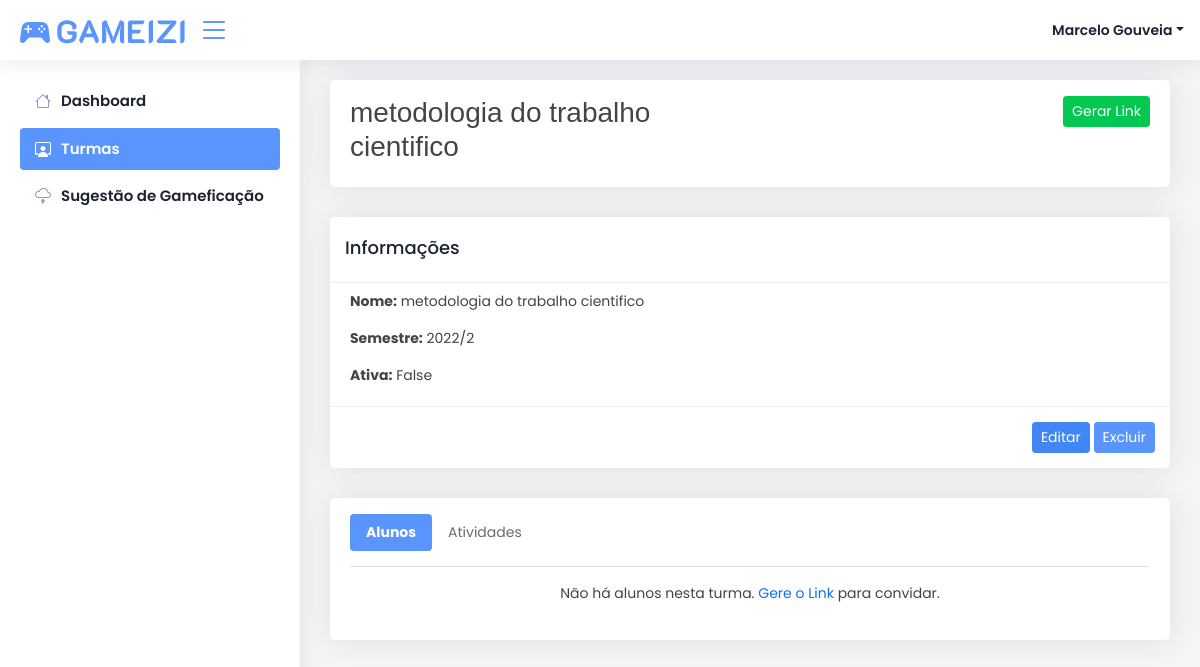
Page /turma/12/ (signed in) on the earlier database version.
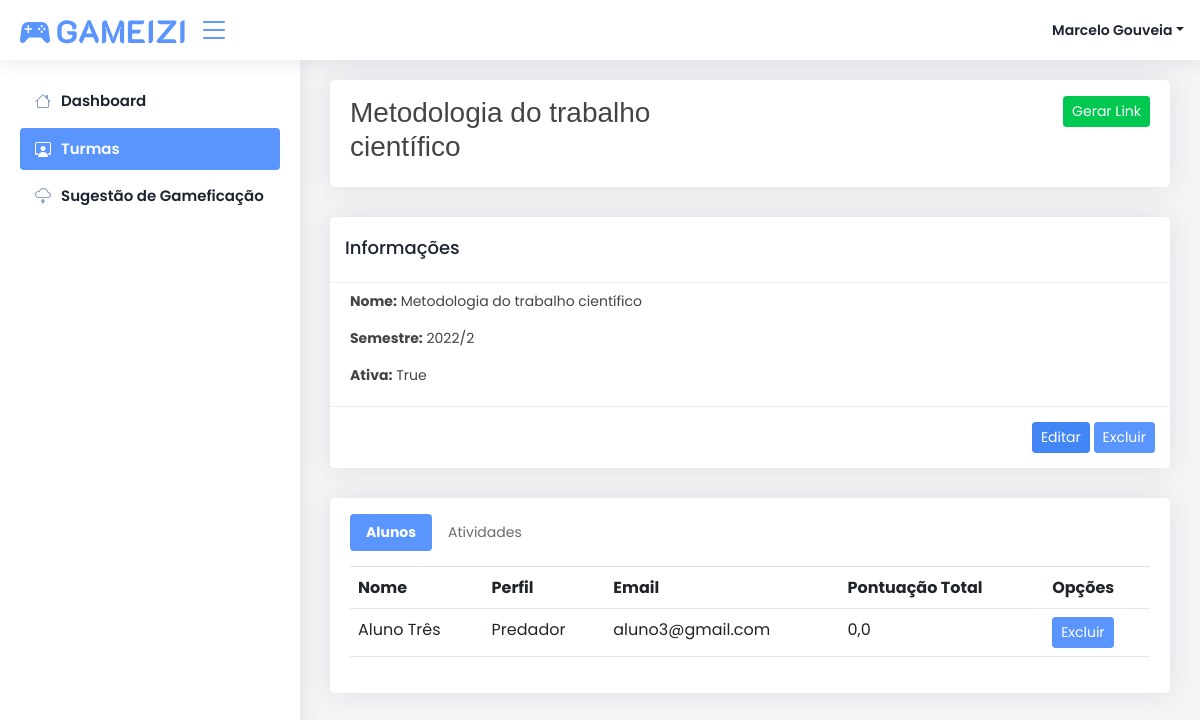
Same page on the later database version.
### core/models.py (models this page shows, shortened)
class Turma(models.Model):
    nome = models.CharField('Nome', max_length=1024)
    criado_em = models.DateField("Criado Em", auto_now_add=True)
    ativa = models.BooleanField('Ativa', default=True)
    semestre = models.CharField("Semestre", max_length=1024)
    hash_convite = models.CharField('Hash Convite', max_length=1024, blank=True, null=True)
    def __str__(self):
        return self.nome

class AlunosTurma(models.Model):
    turma = models.ForeignKey(Turma, on_delete=models.CASCADE)
    aluno = models.ForeignKey(Aluno, on_delete=models.CASCADE)
    pontuacao = models.FloatField('Pontuação', default=0)
    data_criacao = models.DateField("Criado Em", auto_now_add=True)

class Aluno(models.Model):
    usuario = models.ForeignKey(settings.AUTH_USER_MODEL, on_delete=models.CASCADE, null=True, blank=True)
    nome = models.CharField("Nome", max_length=1024, null=False)
    sobrenome = models.CharField("Sobrenome", max_length=1024, null=False)
    pontuacao = models.FloatField("Pontuação", default=0, blank=True, null=True)
    tipo = models.CharField("Tipo", choices=TIPOS_ALUNOS, max_length=1024, default='K', blank=True, null=True)
    confirmado = models.BooleanField('Confirmado', default=False)
    criado_em = models.DateField("Criado Em", auto_now_add=True)
    def obter_perfil(self):
        return rankings[self.tipo]
    def obter_nome_completo(self):
        return self.nome + ' ' + self.sobrenome
    def calcular_pontuacao_total(self, turma):
        try:
            atividades = AlunosAtividade.objects.filter(aluno=self, atividade__turma=turma)
            total = 0
            for atividade in atividades:
                total += atividade.nota
            aluno_turma = AlunosTurma.objects.get(aluno=self, turma=turma)
            aluno_turma.pontuacao = float(total)
            aluno_turma.save()
            return float(total)
        except:
            return 0

### core/views.py (the view)
# urls.py: path('turma/<int:pk>/', views.detalhe_turma, name='detalhe_turma'),
@login_required(login_url='/login')
def detalhe_turma(request, pk):
    try:
        aluno = Aluno.objects.get(usuario=request.user)
        if not aluno.confirmado:
            if request.GET.get('next'):
                return redirect(reverse('core:questionario') + '?next=' + request.GET.get('next'))
            return redirect('core:questionario')
    except:
        pass
    turma = Turma.objects.get(id=pk)
    alunos = AlunosTurma.objects.filter(turma=turma).order_by('aluno__nome')
    data = {
        'pagina': 'Minhas Turmas',
        'turma': turma,
        'alunos_turma': alunos,
        'alunos_ranking': alunos.order_by('-pontuacao'),
        'professores': ProfessoresTurma.objects.filter(turma=turma),
        'atividades': Atividade.objects.filter(turma=turma)
    }
    return render(request, 'core/turmas/detalhe.html', data)

### core/templatetags/filtros.py (called while the page is built)
@register.filter(name='obter_ranking_aluno')
def obter_ranking_aluno(usuario):
    try:
        aluno = Aluno.objects.get(usuario=usuario)
        return rankings[aluno.tipo]
    except:
        return 'Professor'

@register.filter(name='calcular_pontuacao_total')
def calcular_pontuacao_total(aluno, turma):
    return aluno.calcular_pontuacao_total(turma)

### core/templates/core/turmas/detalhe.html (shortened to what the changed rows need)
{% extends 'core/base.html' %}
{% load filtros %}
{% block pagina %}
{{ turma }}
{% endblock pagina %}
{% block conteudo %}
<div class="row">
    <div class="col-12">
        <div class="card p-0 mt-0">
            <div class="card-body pt-2">
                <div class="row">
                    <div class="col-12">
                        <p class="card-text">
                            <strong>Nome:</strong> {{ turma.nome }}
                        </p>
                        <p class="card-text">
                            <strong>Semestre:</strong> {{ turma.semestre }}
                        </p>
                        <p class="card-text">
                            <strong>Ativa:</strong> {{ turma.ativa }}
                        </p>
                    </div>
                </div>
            </div>
        </div>
    </div>
    <div class="col-12">
        <div class="card mt-0">
            <div class="card-body pt-3">
                <div class="tab-content" id="myTabContent">
                    <div class="tab-pane fade show active" id="alunos" role="tabpanel" aria-labelledby="alunos-tab">
                        {% if alunos_turma %}
                        <div class="row">
                            <div class="col-12">
                                <table class="table" id="alunos-table">
                                    <div class="thead">
                                        <th>Nome</th>
                                        <th>Perfil</th>
                                        <th>Email</th>
                                        <th>Pontuação Total</th>
                                        {% if user.is_superuser %}
                                            <th>Opções</th>
                                        {% endif %}
                                    </div>
                                    <div class="tbody">
                                        {% for aluno_turma in alunos_ranking %}
                                        <tr>
                                            <td>{{ aluno_turma.aluno.obter_nome_completo }}</td>
                                            <td>{{ aluno_turma.aluno.obter_perfil }}</td>
                                            <td>{{ aluno_turma.aluno.usuario.email }}</td>
                                            <td>{{ aluno_turma.aluno|calcular_pontuacao_total:aluno_turma.turma }}</td>
                                            {% if user.is_superuser %}
                                            <td>
                                                <a href="#" class="btn btn-sm btn-danger btn-excluir-aluno-turma" aluno-turma-id="{{ aluno_turma.id }}">Excluir</a>
                                            </td>
                                            {% endif %}
                                        </tr>
                                        {% endfor %}
                                    </div>
                                </table>
                            </div>
                        </div>
                        {% else %}
                        <div class="row">
                            <div class="col-12 text-center pt-3">
                                <p>Não há alunos nesta turma. <a turma-id="{{ turma.id }}" href="#" class="text-primary btn-gerar-link">Gere o Link</a> para convidar.
                            </div>
                        </div>
                        {% endif %}
                    </div>
                </div>
            </div>
        </div>
    </div>
</div>
{% endblock conteudo %}

Differences in the rows shown:
changed Turma: nome "metodologia do trabalho cientifico" → "Metodologia do trabalho científico"; ativa "False" → "True"
added AlunosTurma: aluno.obter_nome_completo "Aluno Três", aluno.obter_perfil "Predador", aluno.usuario.email "aluno3@gmail.com", aluno|calcular_pontuacao_total "0,0"
Other differences:
text no longer shown: "Não há alunos nesta turma. Gere o Link para convidar."
text now shown: "Nome Perfil Email Pontuação Total Opções"
